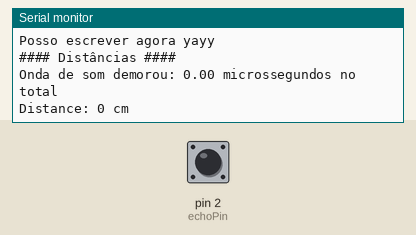
The sketch below on a simulated Arduino Uno, built with avr-gcc and run on an emulated ATmega328P. Parts: the last lines printed to the serial monitor. The inputs (shaded band) are chosen by the test bench; at power-on: pin 2 (echoPin) LOW.

Above: at 1.2 s.
1.3 s: pin 2 (echoPin) pulsed HIGH 2 times (0.12 s each, 0.3 s apart)
At 2.6 s:
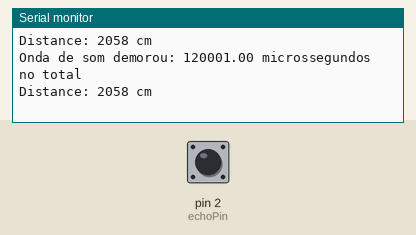
4.9 s: pin 2 (echoPin) pulsed HIGH 2 times (0.12 s each, 0.3 s apart)
At 5.25 s:
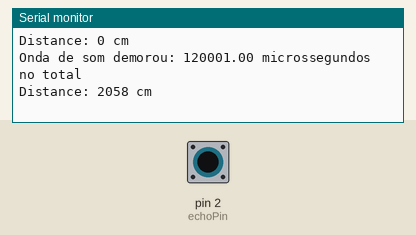

The sketch:

Ex5_Sensor_de_Dist_ncia.ino
```cpp
// LEMBRA: o PIN de TRIG neste componente serve para o componente ir para "ranging mode" em vez de deteção só
// LEMBRA: o PIN de ECHO é que vai enviar um sinal se um objeto foi detetado

int echoPin = 2;  // define que o PIN de ECHO é o 2
int trigPin = 3;  // define que o PIN de TRIGGER é o 3

// variaveis que vamos precisar
double duracao; // variavel para a duração da onda de som ir e voltar, é esta variavel que vamos dar print
int distance; //  variavel para com a duração em cima calcular a distancia através da velocidade do som :OOOO

//double velocidadeSOM = 343; // em metros por segundo
double velocidadeSOMmicro = 0.0343; // em centimetros por microssegundos


void setup() {
  pinMode(trigPin, OUTPUT); // O TRIG PIN vai ser OUTPUT porque vamos escrever informação nele
  pinMode(echoPin, INPUT); // O ECHO PIN vai ser INPUT porque vamos receber informação nele

  Serial.begin(9600); // Começar a comunicação monitor
  Serial.println("Posso escrever agora yayy"); // escrever algum texto no monitor de começo
  Serial.println("#### Distâncias ####");
}
void loop() {
  // dizer que o trigPIN está desligado durante 2 microssegundos para limpar o estado atual
  digitalWrite(trigPin, LOW);
  delay(2);

  // Ativar o TRIGPIN, HIGH (ACTIVE) por 10 microsseconds
  digitalWrite(trigPin, HIGH);
  delay(10);

  //desliga-lo de novo
  digitalWrite(trigPin, LOW);

  // Ler do ECHOPIN quanto é que demorou a onda de som ir, bater no objeto e chegar outra vez.
  duracao = pulseIn(echoPin, HIGH); // Captura a duração de um pulso em microssegundos num pino (que pode ser HIGH ou LOW ).
  Serial.print("Onda de som demorou: ");
  Serial.print(duracao);
  Serial.println(" microssegundos no total");

  // Calcular a distância do objeto. Temos de ter em atenção que o tempo foi o tempo de ir e vir!
  distance = duracao * velocidadeSOMmicro / 2; // velocidadeSOMmicro dividida por dois (go and back)
  // Apresenta a distância em centimetros
  Serial.print("Distance: ");
  Serial.print(distance);
  Serial.println(" cm");
}
```

Measured:
- after the input at 1.3 s, the serial monitor: prints a new line after 0.12 s (image 1)
- after the input at 4.9 s, the serial monitor: prints a new line after 0.12 s (image 2)
